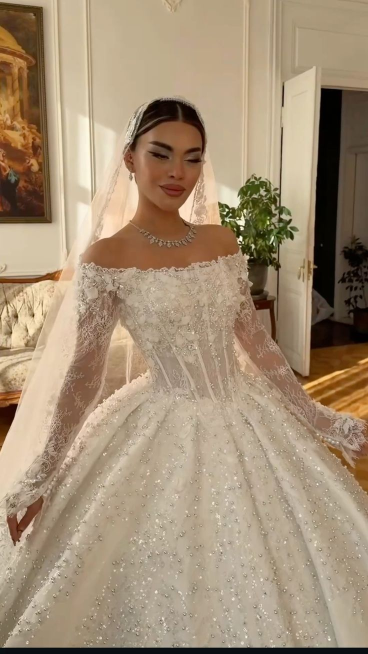
#> input picture backend/media/bride/bride5.jpg, 736 x 1308 px (shown at 1/2 size)
$ python -i compositing.py   (imports and definitions only)
#> lines starting #> are read from the running program, lines starting #| are printed output that depends on the picture
from __future__ import annotations

import os
from dataclasses import dataclass
from typing import Iterable

from PIL import Image, ImageChops, ImageDraw, ImageEnhance, ImageFilter, ImageStat


@dataclass(frozen=True)
class LightDirection:
    """
    Simple 2D light direction in image space.

    dx > 0 means light comes from the right (shadow goes left).
    dy > 0 means light comes from the bottom (shadow goes up).
    """

    dx: float
    dy: float


def _luminance(im: Image.Image) -> Image.Image:
    return im.convert("RGB").convert("L")


# [64 lines left out: functions estimate_light_direction, _compute_cdf, _masked_mean_luma, _mean_luma, not called in this run]


def _clamp_gains(gr: float, gg: float, gb: float, lo: float = 0.58, hi: float = 1.72) -> tuple[float, float, float]:
    return (max(lo, min(hi, gr)), max(lo, min(hi, gg)), max(lo, min(hi, gb)))


# [283 lines left out: functions _match_masked_luminance, _match_saturation_to_reference, _refine_alpha_edges, _histogram_match_channel, match_foreground_to_background, render_soft_shadow and 6 more, not called in this run]


def _grain_residual_std(im_rgb: Image.Image, *, blur_r: float = 1.05) -> float:
    lum = im_rgb.convert("L")
    smooth = lum.filter(ImageFilter.GaussianBlur(radius=blur_r))
    return float(ImageStat.Stat(ImageChops.difference(lum, smooth)).stddev[0])


# [217 lines left out: functions _add_matched_grain_masked, _band_mass_center, render_ambient_contact_shadows_multi, compose_guest_on_background, not called in this run]

>>> from PIL import Image
>>> picture = Image.open('../../media/bride/bride5.jpg')
#> picture is the input picture: PIL image 736x1308 RGB; mean R, G, B 164.5, 143.7, 118
>>> result = _grain_residual_std(picture)
#> in _grain_residual_std, `lum = im_rgb.convert("L")`:
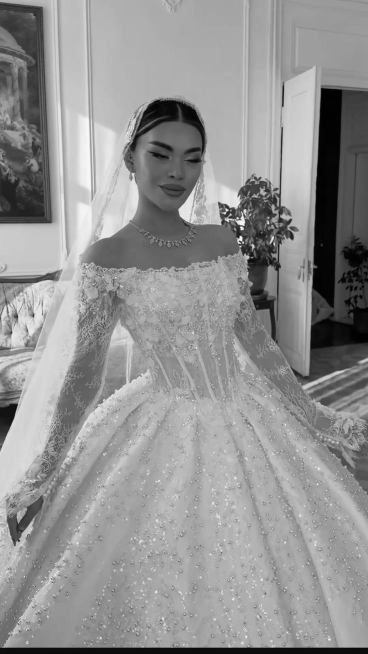
#> lum: PIL image 736x1308 L (shown at 1/2 size); min 0, max 253, mean 147
#> result = 4.68
